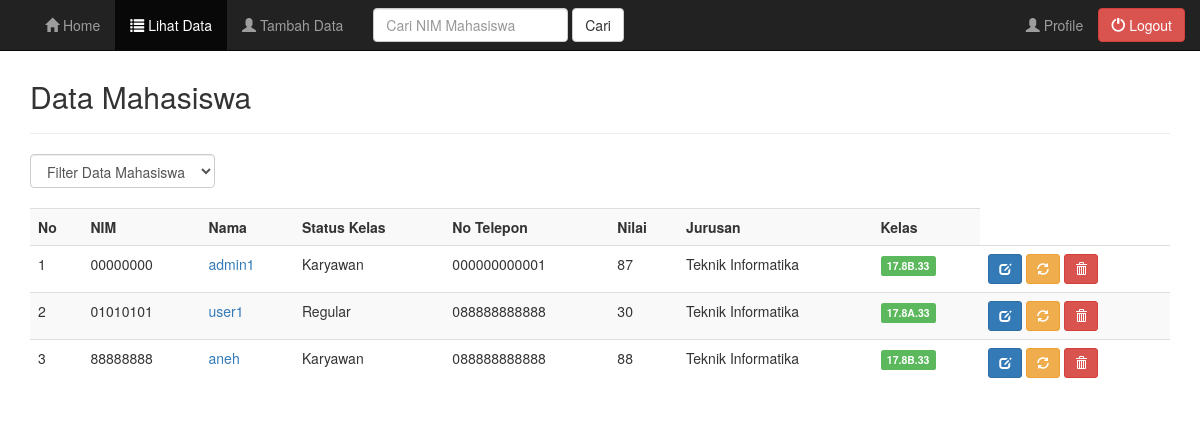
Screenshot of /admin/data.php (signed in) with the database file from the repository.
### tables this page shows
CREATE TABLE `tbl_mahasiswa` (
  `ID` bigint(20) UNSIGNED NOT NULL,
  `username` varchar(20) NOT NULL,
  `password` varchar(32) NOT NULL,
  `level` varchar(30) NOT NULL,
  `nim` varchar(20) NOT NULL,
  `nama` varchar(50) NOT NULL,
  `kelas` varchar(20) NOT NULL,
  `no_telepon` varchar(13) NOT NULL,
  `email` varchar(30) NOT NULL,
  `jurusan` varchar(50) NOT NULL,
  `nilai` int(2) NOT NULL
);

### admin/data.php (the view, shortened to what this page needs)
<?php $thisPage="Data"; ?>
<?php
include("header.php");
include("../koneksi.php");
?>
	<div class="container">
		<div class="content">
			<h2>Data Mahasiswa</h2>
			<hr />
			<form class="form-inline" method="get">
				<div class="form-group">
					<select name="filter" class="form-control" onchange="form.submit()">
						<option value="0">Filter Data Mahasiswa</option>
						<?php $filter = (isset($_GET['filter']) ? strtolower($_GET['filter']) : NULL);  ?>
					</select>
				</div>
			</form>
			<br />
			<div class="table-responsive">
				<table class="table table-striped table-hover">
					<tr>
						<th>No</th>
						<th>NIM</th>
						<th>Nama</th>
						<th>Status Kelas</th>
						<th>No Telepon</th>
						<th>Nilai</th>
						<th>Jurusan</th>
						<th>Kelas</th>
					</tr>
					<?php
					if ($filter)
					{
						$sql = mysqli_query($koneksi, "SELECT * FROM tbl_mahasiswa WHERE kelas='$filter' ORDER BY nim ASC");
					}
					else
					{
						$sql = mysqli_query($koneksi, "SELECT * FROM tbl_mahasiswa ORDER BY nim ASC");
					}
					if(mysqli_num_rows($sql) == 0)
					{
						echo '<tr><td colspan="14">Data Tidak Ada.</td></tr>';
					}else
					{
						$no = 1;
						while($row = mysqli_fetch_assoc($sql))
						{
							echo '
							<tr>
								<td>'.$no.'</td>
								<td>'.$row['nim'].'</td>
								<td><a href="profile_mahasiswa.php?nim='.$row['nim'].'">'.$row['nama'].'</a></td>
								<td>'.$row['kelas'].'</td>
								<td>'.$row['no_telepon'].'</td>
								<td>'.$row['nilai'].'</td>
								<td>'.$row['jurusan'].'</td>
								<td>';
								if($row['kelas'] == 'Regular'){
									echo '<span class="label label-success">17.8A.33</span>';
								}
								else if ($row['kelas'] == 'Karyawan' ){
									echo '<span class="label label-success">17.8B.33</span>';
								}
								echo '
								</td>
								<td>
									<a href="edit_mahasiswa.php?nim='.$row['nim'].'" title="Edit Data" data-toggle="tooltip" class="btn btn-primary btn-sm"><span class="glyphicon glyphicon-edit" aria-hidden="true"></span></a>
									<a href="password.php?nim='.$row['nim'].'" title="Ganti Password" data-toggle="tooltip" class="btn btn-warning btn-sm"><span class="glyphicon glyphicon-refresh" aria-hidden="true"></span></a>
									<a href="data.php?aksi=delete&nim='.$row['nim'].'" title="Hapus Data" data-toggle="tooltip" onclick="return confirm(\'Anda yakin akan menghapus data '.$row['nama'].'?\')" class="btn btn-danger btn-sm"><span class="glyphicon glyphicon-trash" aria-hidden="true"></span></a>
								</td>
							</tr>
							';
							$no++;
						}
					}
					?>
				</table>
			</div>
		</div>
	</div>
<?php
include("footer.php");
?>

### admin/header.php (shortened to what this page needs)
<!DOCTYPE html>
<html lang="id">
  <head>
    <link href="../css/bootstrap.min.css" rel="stylesheet">
	<link href="../css/bootstrap-datepicker.css" rel="stylesheet">
    <link href="../style.css" rel="stylesheet">
  </head>
<body>
	<nav class="navbar navbar-inverse navbar-fixed-top">
	  <div class="container">
		<div class="collapse navbar-collapse" id="myNavbar">
		  <ul class="nav navbar-nav navbar-left">
			<li<?php if ($thisPage=="Dashboard") echo " class=\"active\""; ?>><a href="index.php"><span class="glyphicon glyphicon-home"></span> Home</a></li>
			<li<?php if ($thisPage=="Data") echo " class=\"active\""; ?>><a href="data.php" data-toggle="tooltip" data-placement="bottom" title="Lihat Data Mahasiswa"><span class="glyphicon glyphicon-list"></span> Lihat Data</a></li>
			<li<?php if ($thisPage=="Tambah") echo " class=\"active\""; ?>><a href="tambah.php" data-toggle="tooltip" data-placement="bottom" title="Tambah Data Mahasiswa" ><span class="glyphicon glyphicon-user"></span> Tambah Data</a></li>
			<form name="cari" method="post" action="cari.php" role="search" class="navbar-form navbar-left">
				<div class="form-group">
					<input type="text" name="carinim" placeholder="Cari NIM Mahasiswa" class="form-control">
				</div>
				<button type="submit" name="submit" id="submit" value="search" class="btn btn-default" data-toggle="tooltip" data-placement="bottom" title="Cari Data Mahasiswa">Cari</button>
			</form>
		  </ul>
	      <ul class="nav navbar-nav navbar-right">
	      	<li<?php if ($thisPage=="Profile") echo " class=\"active\""; ?>><a href="profile.php" data-toggle="tooltip" data-placement="bottom" title="Lihat Profile"><span class="glyphicon glyphicon-user"></span> Profile</a></li>
	        <a href="../logout.php" data-toggle="tooltip" data-placement="bottom" title="Logout" class="btn btn-danger navbar-btn" role="button"><span class="glyphicon glyphicon-off"></span> Logout</a>
	      </ul>
		</div>
	  </div>
	</nav>

### admin/footer.php (shortened to what this page needs)
</body>
</html>

### style.css (style rules this page uses)
.content { margin-top: 80px; }

### rows the page displays
tbl_mahasiswa: nim "00000000", nama "admin1", kelas "Karyawan", no_telepon "000000000001", nilai "87", jurusan "Teknik Informatika", shows "17.8B.33"
tbl_mahasiswa: nim "01010101", nama "user1", kelas "Regular", no_telepon "088888888888", nilai "30", jurusan "Teknik Informatika", shows "17.8A.33"
tbl_mahasiswa: nim "88888888", nama "aneh", kelas "Karyawan", no_telepon "088888888888", nilai "88", jurusan "Teknik Informatika", shows "17.8B.33"
